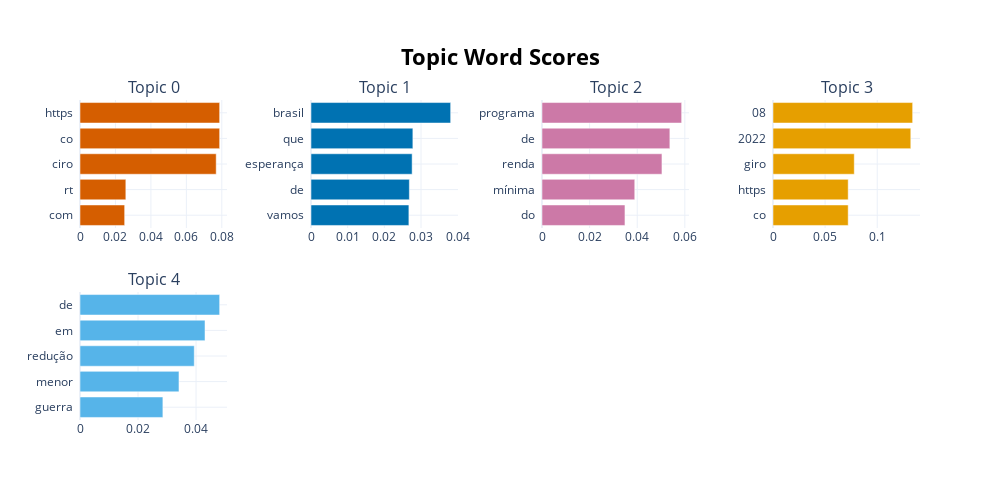

Source (notebook cell):
### Code cell
model.visualize_barchart(top_n_topics=5)

### Figure 1 — Plotly figure (JSON) as saved in the notebook; plotly's stock layout.template omitted (floating-point values rounded to 4 significant figures)
{"data": [{"marker": {"color": "#D55E00"}, "orientation": "h", "type": "bar", "x": [0.02519, 0.02586, 0.07683, 0.07878, 0.07878], "xaxis": "x", "y": ["com  ", "rt  ", "ciro  ", "co  ", "https  "], "yaxis": "y"}, {"marker": {"color": "#0072B2"}, "orientation": "h", "type": "bar", "x": [0.02669, 0.02682, 0.02758, 0.02778, 0.03808], "xaxis": "x2", "y": ["vamos  ", "de  ", "esperança  ", "que  ", "brasil  "], "yaxis": "y2"}, {"marker": {"color": "#CC79A7"}, "orientation": "h", "type": "bar", "x": [0.03485, 0.03896, 0.05039, 0.05371, 0.05866], "xaxis": "x3", "y": ["do  ", "mínima  ", "renda  ", "de  ", "programa  "], "yaxis": "y3"}, {"marker": {"color": "#E69F00"}, "orientation": "h", "type": "bar", "x": [0.07214, 0.07214, 0.07798, 0.1322, 0.134], "xaxis": "x4", "y": ["co  ", "https  ", "giro  ", "2022  ", "08  "], "yaxis": "y4"}, {"marker": {"color": "#56B4E9"}, "orientation": "h", "type": "bar", "x": [0.02857, 0.03412, 0.03939, 0.04309, 0.04814], "xaxis": "x5", "y": ["guerra  ", "menor  ", "redução  ", "em  ", "de  "], "yaxis": "y5"}], "layout": {"annotations": [{"font": {"size": 16}, "showarrow": false, "text": "Topic 0", "x": 0.0875, "xanchor": "center", "xref": "paper", "y": 1, "yanchor": "bottom", "yref": "paper"}, {"font": {"size": 16}, "showarrow": false, "text": "Topic 1", "x": 0.3625, "xanchor": "center", "xref": "paper", "y": 1, "yanchor": "bottom", "yref": "paper"}, {"font": {"size": 16}, "showarrow": false, "text": "Topic 2", "x": 0.6375, "xanchor": "center", "xref": "paper", "y": 1, "yanchor": "bottom", "yref": "paper"}, {"font": {"size": 16}, "showarrow": false, "text": "Topic 3", "x": 0.9125, "xanchor": "center", "xref": "paper", "y": 1, "yanchor": "bottom", "yref": "paper"}, {"font": {"size": 16}, "showarrow": false, "text": "Topic 4", "x": 0.0875, "xanchor": "center", "xref": "paper", "y": 0.4, "yanchor": "bottom", "yref": "paper"}], "height": 500, "hoverlabel": {"bgcolor": "white", "font": {"family": "Rockwell", "size": 16}}, "showlegend": false, "title": {"font": {"color": "Black", "size": 22}, "text": "<b>Topic Word Scores", "x": 0.5, "xanchor": "center", "yanchor": "top"}, "width": 1000, "xaxis": {"anchor": "y", "domain": [0, 0.175], "showgrid": true}, "xaxis2": {"anchor": "y2", "domain": [0.275, 0.45], "showgrid": true}, "xaxis3": {"anchor": "y3", "domain": [0.55, 0.725], "showgrid": true}, "xaxis4": {"anchor": "y4", "domain": [0.825, 1], "showgrid": true}, "xaxis5": {"anchor": "y5", "domain": [0, 0.175], "showgrid": true}, "xaxis6": {"anchor": "y6", "domain": [0.275, 0.45], "showgrid": true}, "xaxis7": {"anchor": "y7", "domain": [0.55, 0.725], "showgrid": true}, "xaxis8": {"anchor": "y8", "domain": [0.825, 1], "showgrid": true}, "yaxis": {"anchor": "x", "domain": [0.6, 1], "showgrid": true}, "yaxis2": {"anchor": "x2", "domain": [0.6, 1], "showgrid": true}, "yaxis3": {"anchor": "x3", "domain": [0.6, 1], "showgrid": true}, "yaxis4": {"anchor": "x4", "domain": [0.6, 1], "showgrid": true}, "yaxis5": {"anchor": "x5", "domain": [0, 0.4], "showgrid": true}, "yaxis6": {"anchor": "x6", "domain": [0, 0.4], "showgrid": true}, "yaxis7": {"anchor": "x7", "domain": [0, 0.4], "showgrid": true}, "yaxis8": {"anchor": "x8", "domain": [0, 0.4], "showgrid": true}}}
